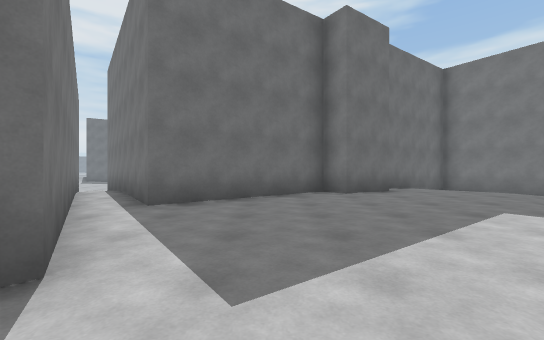
view 1 (above)

12 first-person views from a walk through a Unity game level. The camera is 1.3 m above the floor, looks level and sees 90° across. The floor is counted in squares, 2 m on a side. Each view is taken from the middle of a square. On the plan, view 1 faces up. The plan holds only what a view shows up to about 9 squares ahead; the rest is blank. The place goes on beyond the plan. The player character is not drawn. Some animated figures are not drawn.

view 2
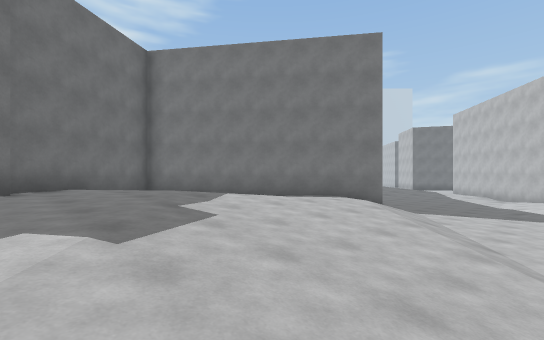

view 3
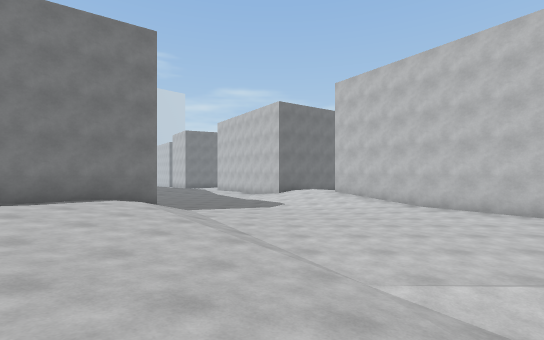

view 4
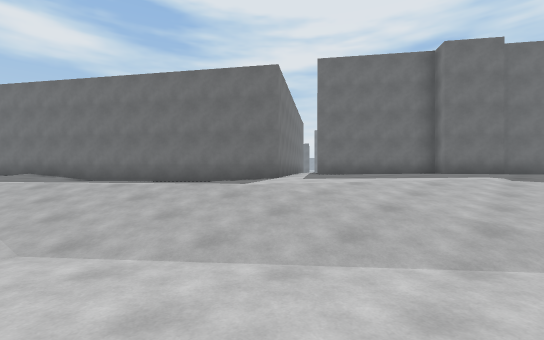

view 5
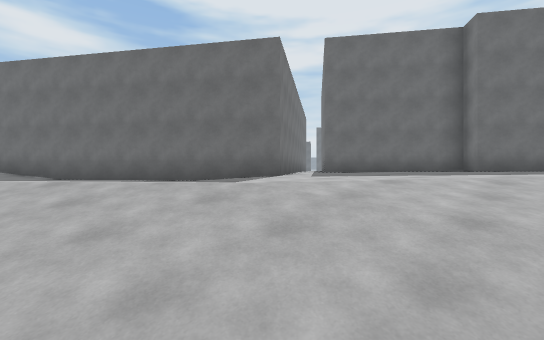

view 6
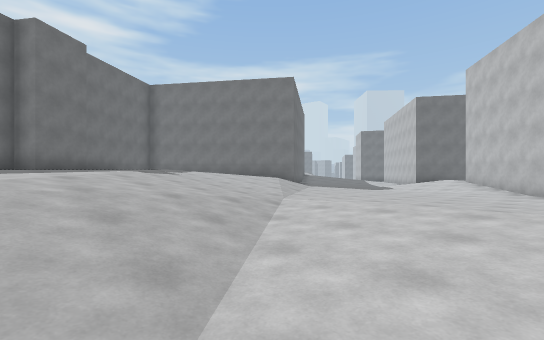

view 7
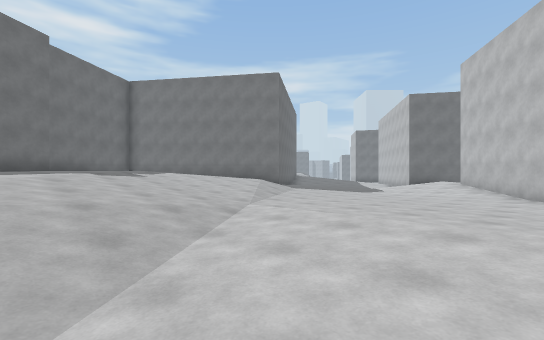

view 8
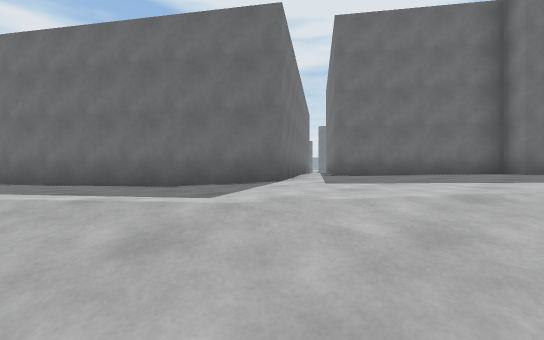

view 9
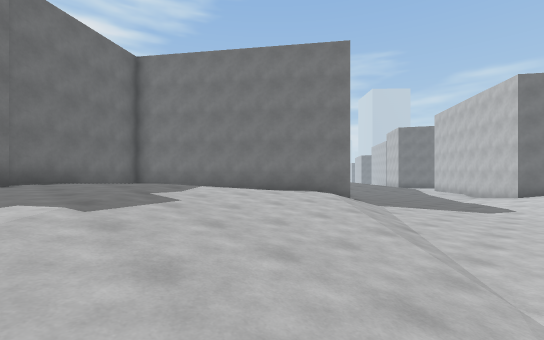

view 10
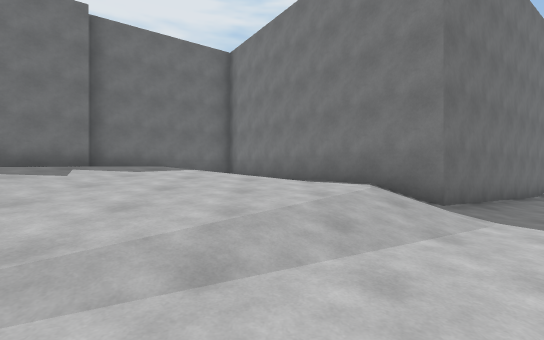

view 11
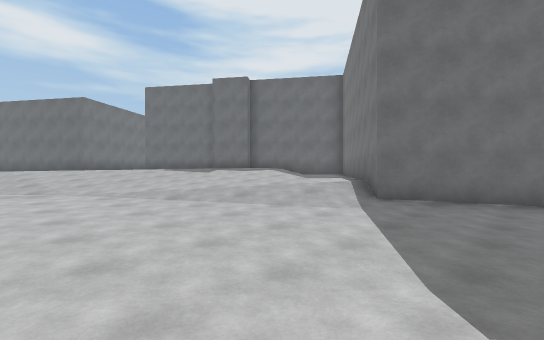

view 12
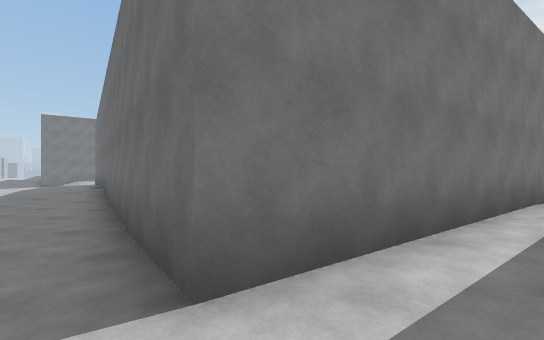

### Floor plan
Key: @ floor where view 1 was taken; # wall or solid block; . main floor; : floor 0.25 m higher than the main floor; - floor 0.25 m lower than the main floor; _ floor 0.5 m lower than the main floor; < floor 0.75 m lower than the main floor; ( floor 1 m lower than the main floor; ! floor 1.25 m lower than the main floor; ? floor 1.5 m lower than the main floor; / step, stairs or slope.
Columns run from 9 left of view 1 to 13 right of it. Each row starts with its distance up from view 1.
 10               ###
  9             ###  #
  8             #:   #
  7          ####::   ##
  6        ###:::::. __####
  5       ###:::::...-_###?
  4       #..:::::.--__/!!?
  3       #.......-___/!!!?
  2       ##.....-_<</!!!??
  1      ###....-_<((!!!???
  0     ##--.@.-_<((!!!!??!
 -1   ###--...-//(((!!!!??!
 -2  ##---...///((((!!!!!!!
 -3 ##..-...///(((<(!!!!!!#
 -4   ....-/<((((<<(!!!!###

Positions as (right, up) in squares from view 1, and headings:
1: (0, 0), facing up
2: (3, 1), facing up-right
3: (3, 1), facing right
4: (4, -4), facing up-left
5: (3, -3), facing up-left
6: (1, -4), facing up-right
7: (2, -4), facing up-right
8: (2, -2), facing up-left
9: (3, 0), facing up-right
10: (8, 0), facing up
11: (13, -1), facing up-left
12: (0, 2), facing left
